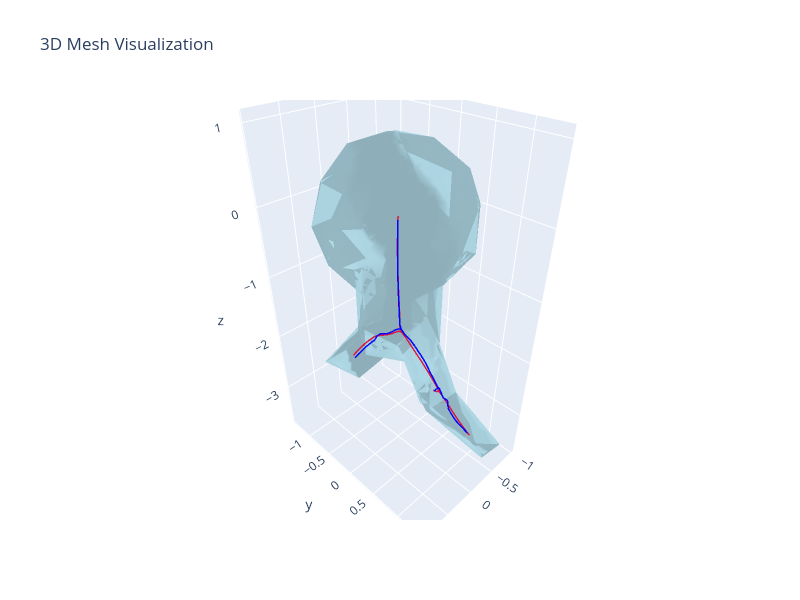

Source (notebook cell):
### Code cell
optimizer_options = BasisOptimizerOptions(
    do_pruning=False,
    do_snapping=True,
    do_forcing=True,
    max_iterations=5,
    step_size=0.01,
    smoothing_weight=0.1,
    preserve_terminal_nodes=False,
    preserve_branch_nodes=False,
)
skeleton = raw_skeleton

### Figure 1 — Plotly figure (JSON) as saved in the notebook; plotly's stock layout.template omitted (floating-point values rounded to 4 significant figures; data arrays with more than 128 entries replaced by an {"elided": "..."} marker saying what was removed)
{"data": [{"color": "lightblue", "i": {"elided": "2830 int values"}, "j": {"elided": "2830 int values"}, "k": {"elided": "2830 int values"}, "name": "Mesh", "opacity": 0.8, "type": "mesh3d", "x": {"elided": "1417 float values"}, "y": {"elided": "1417 float values"}, "z": {"elided": "1417 float values"}}, {"line": {"color": "crimson", "width": 3}, "mode": "lines", "name": "Skeleton 0", "opacity": 0.95, "showlegend": false, "type": "scatter3d", "x": {"elided": "408 float values"}, "y": {"elided": "408 float values"}, "z": {"elided": "408 float values"}}, {"line": {"color": "blue", "width": 3}, "mode": "lines", "name": "Skeleton 1", "opacity": 0.95, "showlegend": false, "type": "scatter3d", "x": {"elided": "408 float values"}, "y": {"elided": "408 float values"}, "z": {"elided": "408 float values"}}], "layout": {"autosize": false, "height": 600, "scene": {"aspectmode": "data", "xaxis": {"visible": true}, "yaxis": {"visible": true}, "zaxis": {"visible": true}}, "title": {"text": "3D Mesh Visualization"}, "width": 800}}
